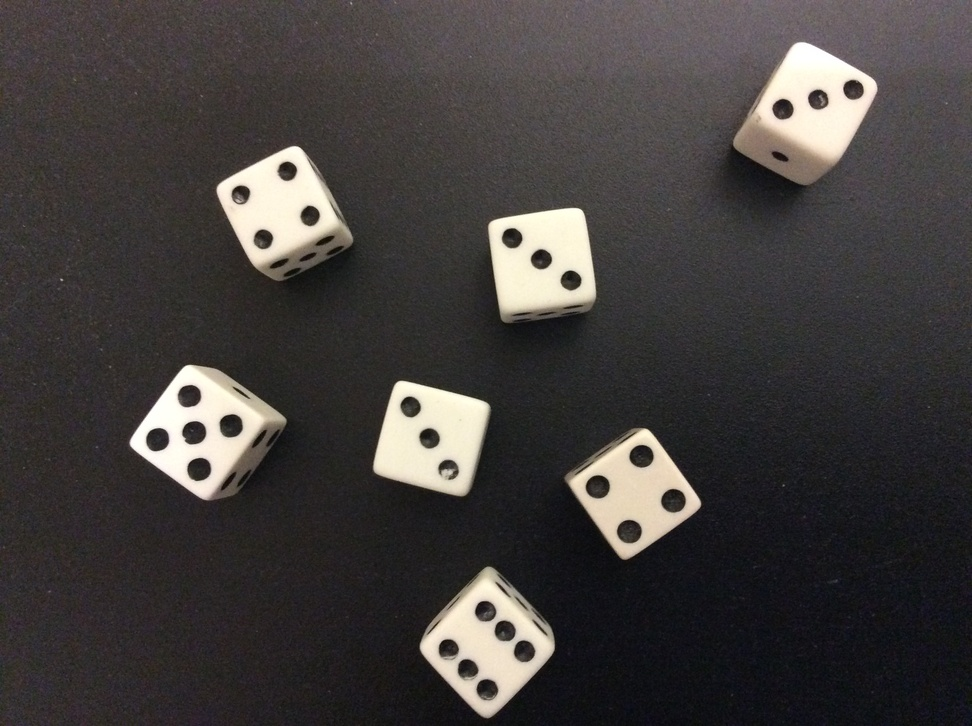
#> input picture input/dice.jpg, 972 x 726 px, shrunk from 2592 x 1936 before the run; its folder holds only this picture in this run
$ python soln.py   (older library calls are emulated)
#> lines starting #> are read from the running program, lines starting #| are printed output that depends on the picture; after the words box and inside, x2 and y2 are one past the last pixel; in counts of white or black regions, pixels touching at a corner belong together
import os
import numpy as np
import cv2 as cv
import pandas as pd
from matplotlib import pyplot as plt

root = os.getcwd()
data_folder = 'input'
data_path = os.path.join(root,data_folder)

output_folder = 'output'
output_path = os.path.join(root,output_folder)
if not os.path.exists(output_path):
	os.makedirs(output_path)

def draw(img,fn):
	fig,ax = plt.subplots()
	ax.axis('off')
	ax.imshow(img,cmap='gray')
	fig.savefig(os.path.join(output_path,fn),bbox_inches='tight')
	plt.close()

def draw_hist(data,fn):
	fig,ax = plt.subplots()
	(n,bins,patches) = ax.hist(data)
	fig.savefig(os.path.join(output_path,'hist-'+fn),bbox_inches='tight')
	plt.close()

output_dict = {
	'File': [],
	'Number of Cells': []
}

for _,subfolders,files in os.walk(data_path):
	for file in files:
		print('{:-^50}'.format('FILE ' + file))
		img_file = os.path.join(data_path,file)
		img = cv.imread(img_file)
#> img is the input picture: shape (726, 972, 3); mean B, G, R 61.4, 62.7, 66.6

		gray_img = cv.cvtColor(img,cv.COLOR_BGR2GRAY)
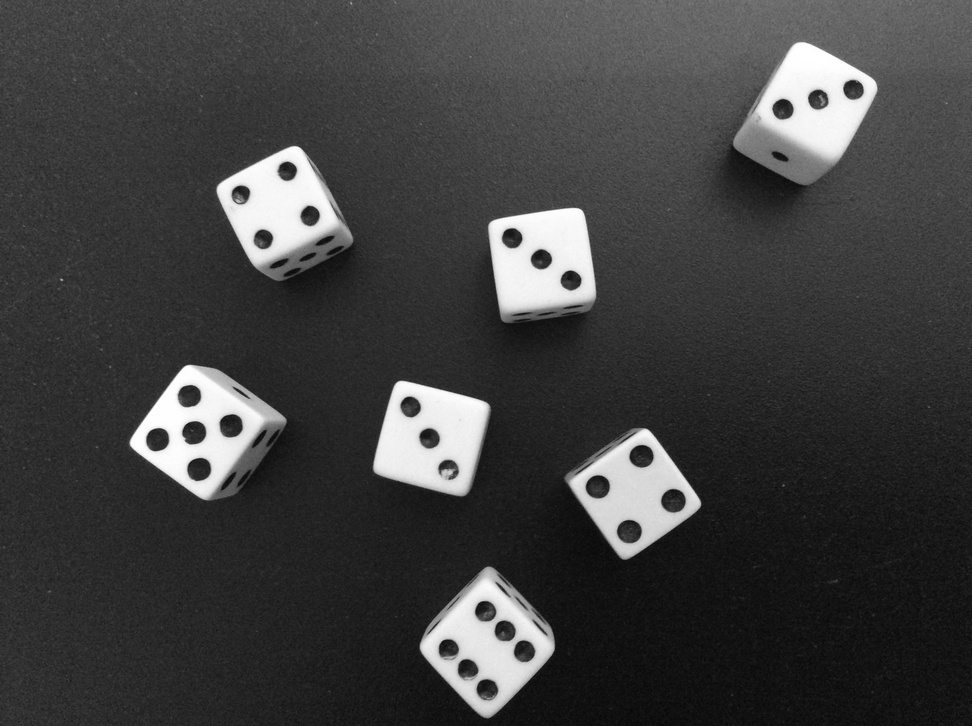
#> gray_img: shape (726, 972); min 5, max 255, mean 63.7
		gray_data = gray_img.flatten()
		hist_data = np.histogram(gray_data)
#> hist_data = ([141384, 280540, 157901, 53340, 10040, 3026, 3186, 4822, 16040, 35393], [5, 30, 55, 80, 105, 130, 155, 180, 205, 230, 255])

		mx_freq_idx = np.argmax(hist_data[0])
#> mx_freq_idx = 1
		mn_freq_idx = np.argmin(hist_data[0])
#> mn_freq_idx = 5

		t_mn = hist_data[1][mn_freq_idx+1] # Lower value of the range of bin (x-axis) with the highest frequency (y-axis)
#> t_mn = 155
		t_mx = hist_data[1][mx_freq_idx]
#> t_mx = 30
		# [5 lines of commented-out code are left out]
		draw_hist(gray_data,file)
#> in draw_hist, `(n,bins,patches) = ax.hist(data)`: n = [141384, 280540, 157901, 53340, 10040, 3026, 3186, 4822, 16040, 35393]; bins = [5, 30, 55, 80, 105, 130, 155, 180, 205, 230, 255]; patches = 10 items
#> in draw_hist, `fig.savefig(os.path.join(output_path,'hist-'+fn),bbox_inches='tight')`:
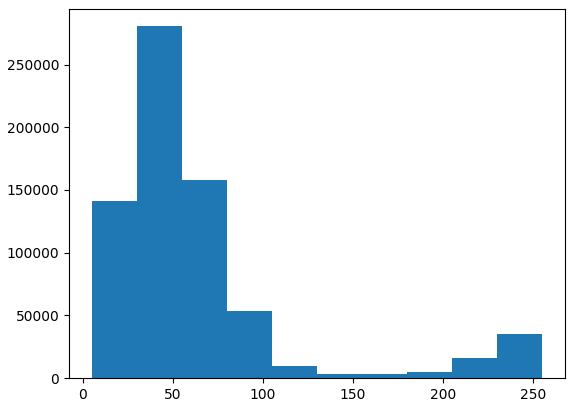
#> figure drawn by matplotlib, 1 panel; tallest bar 280540 high, from x = 30 to 55
		# edges = cv.Canny(gray_img,100,200) # Canny edge mask instead of blur and threshold to binary image?
		blur_img = cv.GaussianBlur(gray_img, (5, 5), 0)
		(_, binary_img) = cv.threshold(blur_img,t_mx,255, cv.THRESH_BINARY_INV)
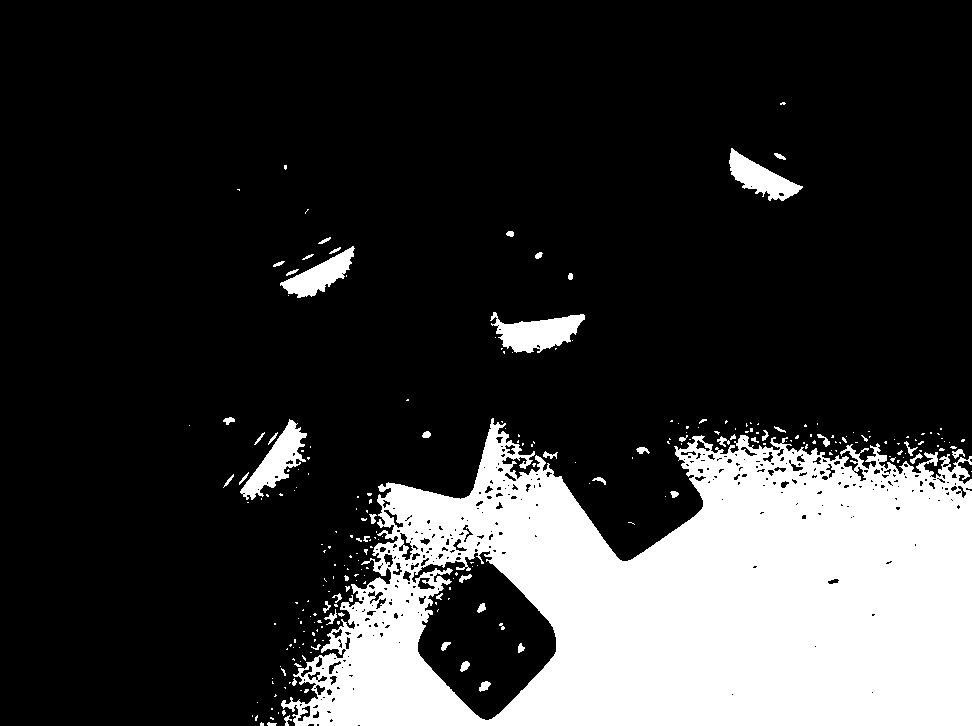
#> binary_img: shape (726, 972); 20.9% white; 251 white regions (199 under 20 px)

		# (_, binary_img) = cv.threshold(blur_img, 200, 255, cv.THRESH_BINARY)
		# (_, binary_img) = cv.threshold(blur_img, 240, 255, cv.THRESH_BINARY)
		# (_, binary_img) = cv.threshold(blur_img,200,255, cv.THRESH_BINARY_INV)
		# binary_img = cv.inRange(blur_img, t_mn,t_mx)
		# binary_img = cv.adaptiveThreshold(img,255,cv.ADAPTIVE_THRESH_GAUSSIAN_C,cv.THRESH_BINARY,11,2)


		(_, contours, _) = cv.findContours(binary_img, cv.RETR_TREE, cv.CHAIN_APPROX_SIMPLE)
#> contours = 591 contours, 466 with area under 20; largest, box (x1, y1, x2, y2) and area: (281, 418, 972, 726) 153336, (411, 550, 557, 721) 14812, (490, 312, 585, 353) 2065, (240, 419, 307, 500) 1886, (729, 148, 803, 201) 1588

		num_cells = len(contours) - 1
#> num_cells = 590

		print('Number of cells: {}'.format(num_cells))
#| Number of cells: 590
		output_dict['File'].append(file)
		output_dict['Number of Cells'].append(num_cells)

		# [4 lines of commented-out code are left out]

		contour_img = cv.drawContours(img, contours, -1, (0, 0, 255), 3)
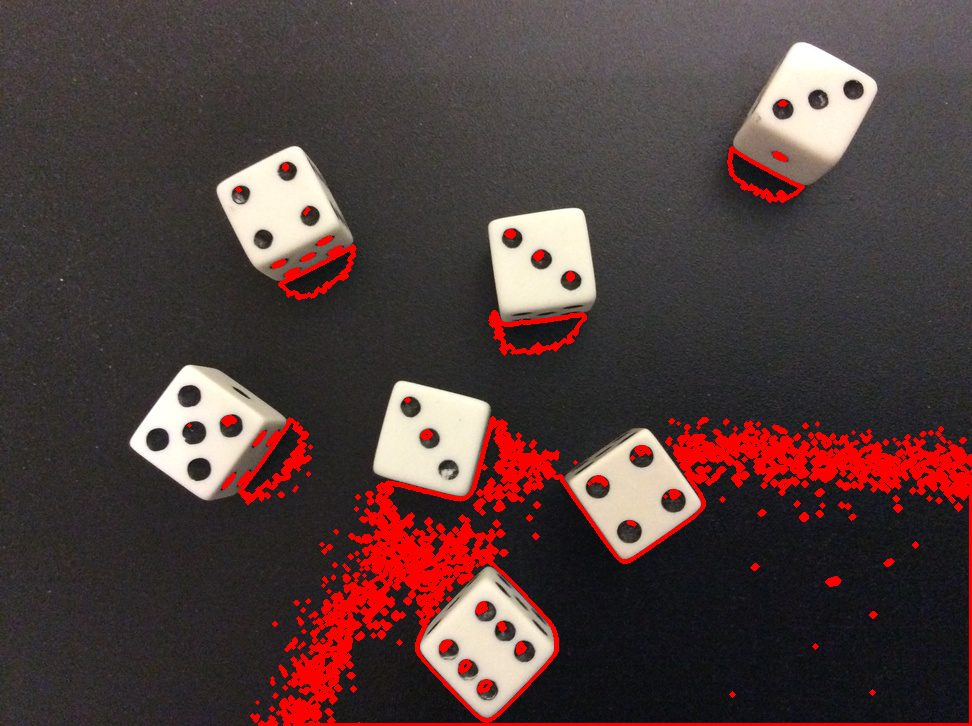
#> contour_img: shape (726, 972, 3); mean B, G, R 59.4, 60.8, 81.2
		draw(contour_img,file)

# print(output_dict)
df = pd.DataFrame(output_dict)
df.to_csv(os.path.join(output_path,'output.csv'),index=False)#index_label='ID')
